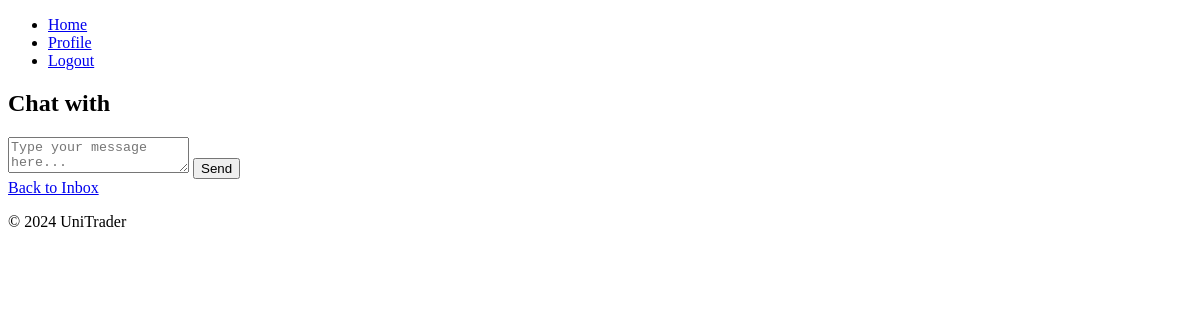
/chat/seller/1/ (signed in), run on an earlier commit of the app's database.
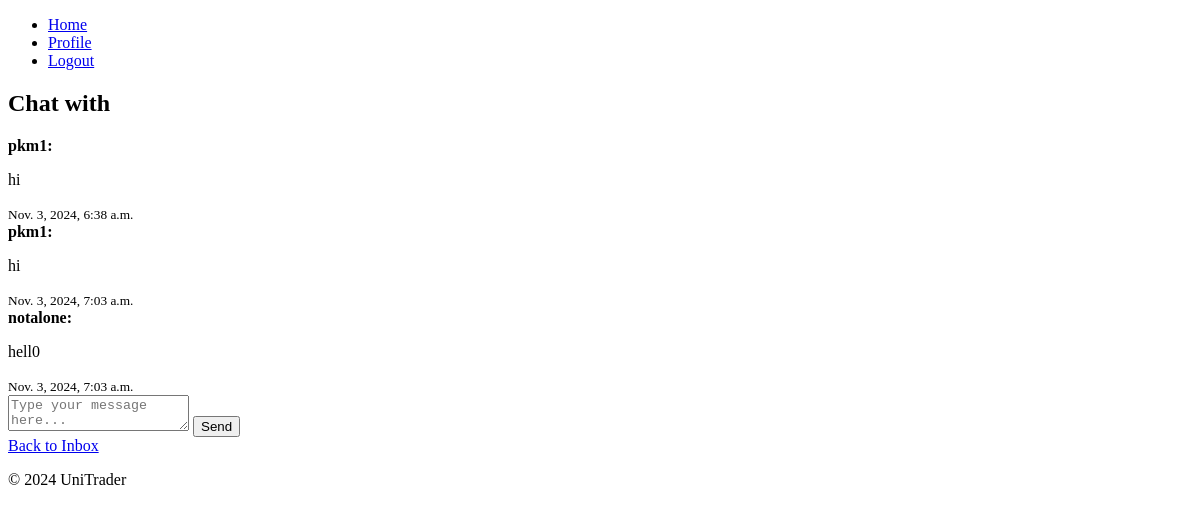
And on a later commit of the database.
### unitrader/models.py (models this page shows, shortened)
class Message(models.Model):
    sender = models.ForeignKey(User, related_name='sent_messages', on_delete=models.CASCADE)
    recipient = models.ForeignKey(User, related_name='received_messages', on_delete=models.CASCADE)
    content = models.TextField()
    timestamp = models.DateTimeField(auto_now_add=True)
    is_read = models.BooleanField(default=False)  # To track read/unread status

### unitrader/views.py (the view, shortened to what this page needs)
# urls.py: path('chat/seller/<int:seller_id>/', views.chat_with_seller, name='chat_with_seller'),
@login_required
def chat_with_seller(request, seller_id):
    seller = get_object_or_404(User, id=seller_id)
    messages = Message.objects.filter(
        (Q(sender=request.user) & Q(recipient=seller)) |
        (Q(sender=seller) & Q(recipient=request.user))
    ).order_by('timestamp')
    return render(request, 'unitrader/chat.html', {
        'seller': seller,
        'messages': messages
    })

### templates/unitrader/chat.html (shortened to what this page needs)
{% extends "unitrader/base.html" %}
{% block content %}
<h2>Chat with {{ recipient.username }}</h2>
<div class="chat-box">
    {% for message in messages %}
        <div class="{% if message.sender == request.user %}sent{% else %}received{% endif %}">
            <strong>{{ message.sender.username }}:</strong>
            <p>{{ message.content }}</p>
            <small>{{ message.timestamp }}</small>
        </div>
    {% endfor %}
</div>
<form method="POST">
    <textarea name="message" placeholder="Type your message here..." required></textarea>
    <button type="submit">Send</button>
</form>
<a href="{% url 'inbox' %}">Back to Inbox</a>
{% endblock %}

What changed in the data, as far as the page shows it:
added Message: sender.username "pkm1", content "hi", timestamp "Nov. 3, 2024, 6:38 a.m."
added Message: sender.username "pkm1", content "hi", timestamp "Nov. 3, 2024, 7:03 a.m."
added Message: sender.username "notalone", content "hell0", timestamp "Nov. 3, 2024, 7:03 a.m."
